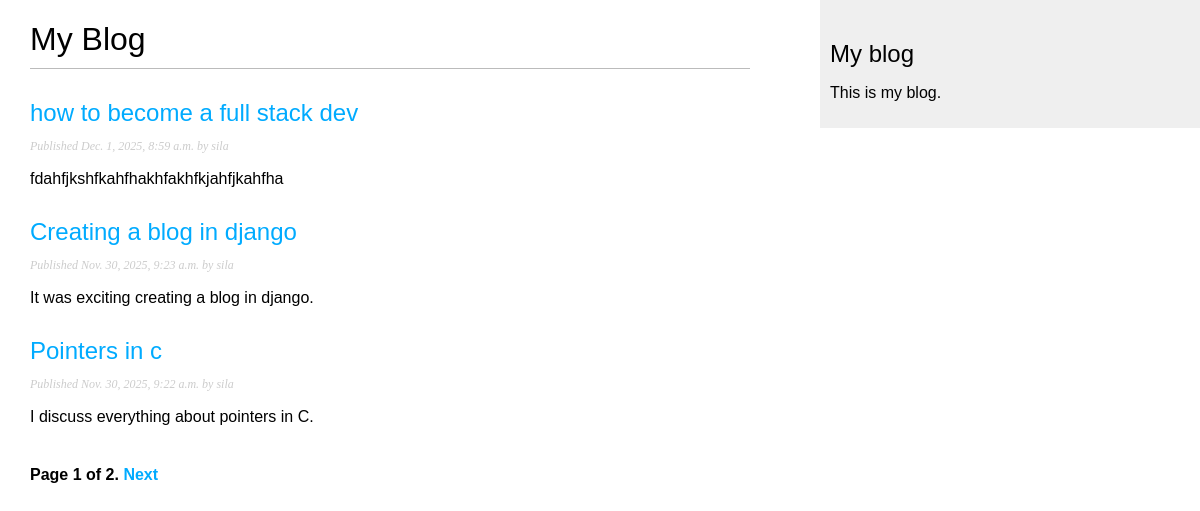
Screenshot of /blog/ with the database file from the repository.
### blog/models.py (models this page shows, shortened)
class Post(models.Model):
    class Status(models.TextChoices):
        DRAFT = "DF", "Draft"
        PUBLISHED = "PB", "Published"
    title = models.CharField(max_length=250)
    author = models.ForeignKey(
        settings.AUTH_USER_MODEL, on_delete=models.CASCADE, related_name="blog_posts"
    )
    slug = models.SlugField(max_length=250, unique_for_date="publish")
    body = models.TextField()
    publish = models.DateTimeField(default=timezone.now)
    created = models.DateTimeField(auto_now_add=True)
    status = models.CharField(max_length=2, choices=Status, default=Status.DRAFT)
    objects = models.Manager()
    published = PublishedManager()
    class Meta:
        ordering = ["-publish"]
        indexes = [
            models.Index(fields=["-publish"]),
        ]
    def get_absolute_url(self):
        return reverse(
            "blog:post_detail",
            args=[self.publish.year, self.publish.month, self.publish.day, self.slug],
        )

### blog/views.py (the view)
# urls.py: path("", PostListView.as_view(), name="post_list"),
class PostListView(ListView):
    queryset = Post.published.all()
    paginate_by = 3
    context_object_name = "posts"
    template_name = "blog/post/list.html"

### blog/templates/blog/post/list.html (shortened to what this page needs)
{% extends "blog/base.html" %}
{% block content %}
    <h1>My Blog</h1>
    {% for post in posts %}
        <h2>
            <a href="{{post.get_absolute_url}}">
            {{ post.title }}
            </a>
        </h2>
        <p class="date">
        Published {{ post.publish }} by {{ post.author }}
        </p>
        {{ post.body|truncatewords:30|linebreaks }}
    {% endfor %}
    {% include 'pagination.html' with page=page_obj %}
{% endblock %}

### blog/static/css/blog.css (style rules this page uses)
body { margin: 0; padding: 0; font-family: helvetica, sans-serif; }
a { color: #00abff; text-decoration: none; }
h1 { font-weight: normal; border-bottom: 1px solid #bbb; padding: 0 0 10px 0; }
h2 { font-weight: normal; margin: 30px 0 0; }
p.date { color: #ccc; font-family: georgia, serif; font-size: 12px; font-style: italic; }

### rows the page displays
Post: title "how to become a full stack dev", publish "Dec. 1, 2025, 8:59 a.m.", author "sila", body "fdahfjkshfkahfhakhfakhfkjahfjkahfha"
Post: title "Creating a blog in django", publish "Nov. 30, 2025, 9:23 a.m.", author "sila", body "It was exciting creating a blog in django."
Post: title "Pointers in c", publish "Nov. 30, 2025, 9:22 a.m.", author "sila", body "I discuss everything about pointers in C."

### other values shown
{{ page.number }} "1"
{{ page.paginator.num_pages }} "2"
